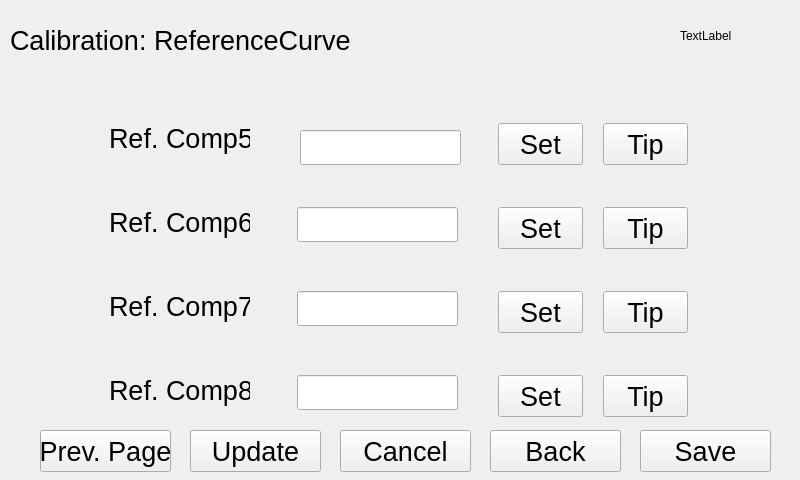
<?xml version="1.0" encoding="UTF-8"?>
<ui version="4.0">
 <class>referencecurvedlg3</class>
 <widget class="QWidget" name="referencecurvedlg3">
  <property name="geometry">
   <rect>
    <x>0</x>
    <y>0</y>
    <width>800</width>
    <height>480</height>
   </rect>
  </property>
  <property name="windowTitle">
   <string>Form</string>
  </property>
  <widget class="QLabel" name="dateTime">
   <property name="geometry">
    <rect>
     <x>680</x>
     <y>30</y>
     <width>54</width>
     <height>12</height>
    </rect>
   </property>
   <property name="text">
    <string>TextLabel</string>
   </property>
  </widget>
  <widget class="QLabel" name="label_3">
   <property name="geometry">
    <rect>
     <x>109</x>
     <y>123</y>
     <width>141</width>
     <height>32</height>
    </rect>
   </property>
   <property name="text">
    <string>&lt;html&gt;&lt;head/&gt;&lt;body&gt;&lt;p&gt;&lt;span style=&quot; font-size:20pt;&quot;&gt;Ref.  Comp5&lt;/span&gt;&lt;/p&gt;&lt;/body&gt;&lt;/html&gt;</string>
   </property>
  </widget>
  <widget class="QLabel" name="label_4">
   <property name="geometry">
    <rect>
     <x>109</x>
     <y>207</y>
     <width>141</width>
     <height>32</height>
    </rect>
   </property>
   <property name="text">
    <string>&lt;html&gt;&lt;head/&gt;&lt;body&gt;&lt;p&gt;&lt;span style=&quot; font-size:20pt;&quot;&gt;Ref. Comp6&lt;/span&gt;&lt;/p&gt;&lt;/body&gt;&lt;/html&gt;</string>
   </property>
  </widget>
  <widget class="QLabel" name="label_5">
   <property name="geometry">
    <rect>
     <x>109</x>
     <y>291</y>
     <width>141</width>
     <height>32</height>
    </rect>
   </property>
   <property name="text">
    <string>&lt;html&gt;&lt;head/&gt;&lt;body&gt;&lt;p&gt;&lt;span style=&quot; font-size:20pt;&quot;&gt;Ref. Comp7&lt;/span&gt;&lt;/p&gt;&lt;/body&gt;&lt;/html&gt;</string>
   </property>
  </widget>
  <widget class="QLabel" name="label_6">
   <property name="geometry">
    <rect>
     <x>109</x>
     <y>375</y>
     <width>141</width>
     <height>32</height>
    </rect>
   </property>
   <property name="text">
    <string>&lt;html&gt;&lt;head/&gt;&lt;body&gt;&lt;p&gt;&lt;span style=&quot; font-size:20pt;&quot;&gt;Ref. Comp8&lt;/span&gt;&lt;/p&gt;&lt;/body&gt;&lt;/html&gt;</string>
   </property>
  </widget>
  <widget class="QLineEdit" name="component5_lineEdit">
   <property name="geometry">
    <rect>
     <x>300</x>
     <y>130</y>
     <width>161</width>
     <height>35</height>
    </rect>
   </property>
   <property name="font">
    <font>
     <pointsize>20</pointsize>
    </font>
   </property>
  </widget>
  <widget class="QLineEdit" name="component6_lineEdit">
   <property name="geometry">
    <rect>
     <x>297</x>
     <y>207</y>
     <width>161</width>
     <height>35</height>
    </rect>
   </property>
   <property name="font">
    <font>
     <pointsize>20</pointsize>
    </font>
   </property>
  </widget>
  <widget class="QLineEdit" name="component7_lineEdit">
   <property name="geometry">
    <rect>
     <x>297</x>
     <y>291</y>
     <width>161</width>
     <height>35</height>
    </rect>
   </property>
   <property name="font">
    <font>
     <pointsize>20</pointsize>
    </font>
   </property>
  </widget>
  <widget class="QLineEdit" name="component8_linEdit">
   <property name="geometry">
    <rect>
     <x>297</x>
     <y>375</y>
     <width>161</width>
     <height>35</height>
    </rect>
   </property>
   <property name="font">
    <font>
     <pointsize>20</pointsize>
    </font>
   </property>
  </widget>
  <widget class="QPushButton" name="component5_change">
   <property name="geometry">
    <rect>
     <x>498</x>
     <y>123</y>
     <width>85</width>
     <height>42</height>
    </rect>
   </property>
   <property name="font">
    <font>
     <pointsize>20</pointsize>
    </font>
   </property>
   <property name="text">
    <string>Set</string>
   </property>
  </widget>
  <widget class="QPushButton" name="component5_Tip">
   <property name="geometry">
    <rect>
     <x>603</x>
     <y>123</y>
     <width>85</width>
     <height>42</height>
    </rect>
   </property>
   <property name="font">
    <font>
     <pointsize>20</pointsize>
    </font>
   </property>
   <property name="text">
    <string>Tip</string>
   </property>
  </widget>
  <widget class="QPushButton" name="component6_change">
   <property name="geometry">
    <rect>
     <x>498</x>
     <y>207</y>
     <width>85</width>
     <height>42</height>
    </rect>
   </property>
   <property name="font">
    <font>
     <pointsize>20</pointsize>
    </font>
   </property>
   <property name="text">
    <string>Set</string>
   </property>
  </widget>
  <widget class="QPushButton" name="component6_Tip">
   <property name="geometry">
    <rect>
     <x>603</x>
     <y>207</y>
     <width>85</width>
     <height>42</height>
    </rect>
   </property>
   <property name="font">
    <font>
     <pointsize>20</pointsize>
    </font>
   </property>
   <property name="text">
    <string>Tip</string>
   </property>
  </widget>
  <widget class="QPushButton" name="component7_change">
   <property name="geometry">
    <rect>
     <x>498</x>
     <y>291</y>
     <width>85</width>
     <height>42</height>
    </rect>
   </property>
   <property name="font">
    <font>
     <pointsize>20</pointsize>
    </font>
   </property>
   <property name="text">
    <string>Set</string>
   </property>
  </widget>
  <widget class="QPushButton" name="component7_Tip">
   <property name="geometry">
    <rect>
     <x>603</x>
     <y>291</y>
     <width>85</width>
     <height>42</height>
    </rect>
   </property>
   <property name="font">
    <font>
     <pointsize>20</pointsize>
    </font>
   </property>
   <property name="text">
    <string>Tip</string>
   </property>
  </widget>
  <widget class="QPushButton" name="component8_change">
   <property name="geometry">
    <rect>
     <x>498</x>
     <y>375</y>
     <width>85</width>
     <height>42</height>
    </rect>
   </property>
   <property name="font">
    <font>
     <pointsize>20</pointsize>
    </font>
   </property>
   <property name="text">
    <string>Set</string>
   </property>
  </widget>
  <widget class="QPushButton" name="component8_Tip">
   <property name="geometry">
    <rect>
     <x>603</x>
     <y>375</y>
     <width>85</width>
     <height>42</height>
    </rect>
   </property>
   <property name="font">
    <font>
     <pointsize>20</pointsize>
    </font>
   </property>
   <property name="text">
    <string>Tip</string>
   </property>
  </widget>
  <widget class="QPushButton" name="pageUp">
   <property name="geometry">
    <rect>
     <x>40</x>
     <y>430</y>
     <width>131</width>
     <height>42</height>
    </rect>
   </property>
   <property name="font">
    <font>
     <pointsize>20</pointsize>
    </font>
   </property>
   <property name="text">
    <string>Prev. Page</string>
   </property>
  </widget>
  <widget class="QPushButton" name="ok">
   <property name="geometry">
    <rect>
     <x>190</x>
     <y>430</y>
     <width>131</width>
     <height>42</height>
    </rect>
   </property>
   <property name="font">
    <font>
     <pointsize>20</pointsize>
    </font>
   </property>
   <property name="text">
    <string>Update</string>
   </property>
  </widget>
  <widget class="QPushButton" name="cancel">
   <property name="geometry">
    <rect>
     <x>340</x>
     <y>430</y>
     <width>131</width>
     <height>42</height>
    </rect>
   </property>
   <property name="font">
    <font>
     <pointsize>20</pointsize>
    </font>
   </property>
   <property name="text">
    <string>Cancel</string>
   </property>
  </widget>
  <widget class="QPushButton" name="back">
   <property name="geometry">
    <rect>
     <x>490</x>
     <y>430</y>
     <width>131</width>
     <height>42</height>
    </rect>
   </property>
   <property name="font">
    <font>
     <pointsize>20</pointsize>
    </font>
   </property>
   <property name="text">
    <string>Back</string>
   </property>
  </widget>
  <widget class="QPushButton" name="save">
   <property name="geometry">
    <rect>
     <x>640</x>
     <y>430</y>
     <width>131</width>
     <height>42</height>
    </rect>
   </property>
   <property name="font">
    <font>
     <pointsize>20</pointsize>
    </font>
   </property>
   <property name="text">
    <string>Save</string>
   </property>
  </widget>
  <widget class="QLabel" name="label">
   <property name="geometry">
    <rect>
     <x>10</x>
     <y>10</y>
     <width>361</width>
     <height>61</height>
    </rect>
   </property>
   <property name="text">
    <string>&lt;html&gt;&lt;head/&gt;&lt;body&gt;&lt;p&gt;&lt;span style=&quot; font-size:20pt;&quot;&gt;Calibration:  ReferenceCurve&lt;/span&gt;&lt;/p&gt;&lt;/body&gt;&lt;/html&gt;</string>
   </property>
  </widget>
 </widget>
 <resources/>
 <connections/>
</ui>
